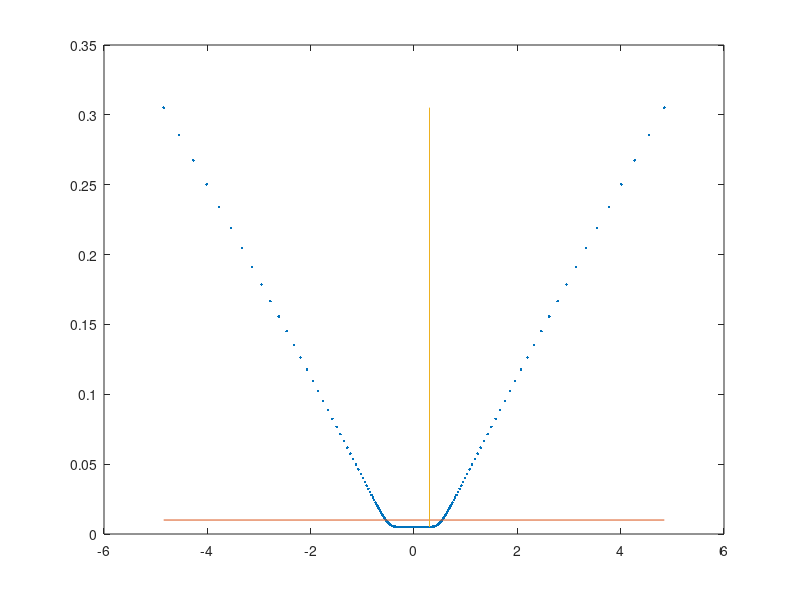

Here is the MATLAB script that generated this plot:
clc, clearvars -except inp, close all, f = filesep;

sigx = 0.1;
xmax = 50*sigx;
Nx = 151;
dxmin = sigx/20;

f = @(x) (x-1)^10;

Nxbar = 0;
for i = 1:Nx
    Nxbar = Nxbar + f(i);
end
m = (xmax - Nx*dxmin)/Nxbar;

dx = dxmin;
x = 0;
for i = 2:Nx
    dx(i) = dxmin+m*f(i);
    x(i) = x(i-1)+dx(i-1)/2+dx(i)/2;
end

fig = figure;
dx = [dx(2:end) dx];
x = [-x(2:end) x];
plot(x,dx,'.')
hold on
plot([min(x) max(x)],[sigx/10 sigx/10])
plot(3.*[sigx sigx],[min(dx) max(dx)])

%% use exponential growth